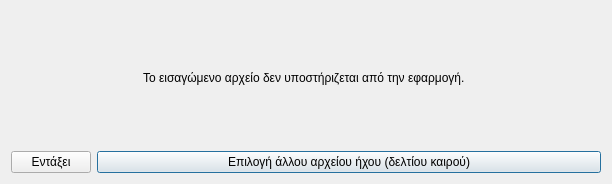
<?xml version="1.0" encoding="UTF-8"?>
<ui version="4.0">
 <class>Dialog</class>
 <widget class="QDialog" name="Dialog">
  <property name="geometry">
   <rect>
    <x>0</x>
    <y>0</y>
    <width>612</width>
    <height>184</height>
   </rect>
  </property>
  <property name="windowTitle">
   <string>Λάθος αρχείο ήχου</string>
  </property>
  <property name="windowIcon">
   <iconset resource="../../../../icons.qrc">
    <normaloff>:/rest-windows/assets/images/rest-windows/information.png</normaloff>:/rest-windows/assets/images/rest-windows/information.png</iconset>
  </property>
  <layout class="QGridLayout" name="gridLayout">
   <item row="1" column="1">
    <widget class="QPushButton" name="choose_another_file">
     <property name="sizePolicy">
      <sizepolicy hsizetype="Expanding" vsizetype="Fixed">
       <horstretch>0</horstretch>
       <verstretch>0</verstretch>
      </sizepolicy>
     </property>
     <property name="text">
      <string>Επιλογή άλλου αρχείου ήχου (δελτίου καιρού)</string>
     </property>
     <property name="icon">
      <iconset resource="../../../../icons.qrc">
       <normaloff>:/main-window/assets/images/main-window/weather.png</normaloff>:/main-window/assets/images/main-window/weather.png</iconset>
     </property>
    </widget>
   </item>
   <item row="0" column="0" colspan="2">
    <widget class="QFrame" name="frame">
     <property name="styleSheet">
      <string notr="true">QFrame{border:0px;}</string>
     </property>
     <property name="frameShape">
      <enum>QFrame::StyledPanel</enum>
     </property>
     <property name="frameShadow">
      <enum>QFrame::Raised</enum>
     </property>
     <layout class="QHBoxLayout" name="horizontalLayout">
      <item>
       <widget class="QLabel" name="image_label">
        <property name="maximumSize">
         <size>
          <width>117</width>
          <height>117</height>
         </size>
        </property>
        <property name="text">
         <string/>
        </property>
        <property name="pixmap">
         <pixmap resource="../../../../icons.qrc">:/rest-windows/assets/images/rest-windows/information.png</pixmap>
        </property>
        <property name="scaledContents">
         <bool>true</bool>
        </property>
       </widget>
      </item>
      <item>
       <widget class="QLabel" name="label">
        <property name="text">
         <string>Το εισαγώμενο αρχείο δεν υποστήριζεται από την εφαρμογή.</string>
        </property>
        <property name="alignment">
         <set>Qt::AlignJustify|Qt::AlignVCenter</set>
        </property>
       </widget>
      </item>
     </layout>
    </widget>
   </item>
   <item row="1" column="0">
    <widget class="QPushButton" name="ok">
     <property name="text">
      <string>Εντάξει</string>
     </property>
     <property name="icon">
      <iconset resource="../../../../icons.qrc">
       <normaloff>:/rest-windows/assets/images/rest-windows/ok.png</normaloff>:/rest-windows/assets/images/rest-windows/ok.png</iconset>
     </property>
    </widget>
   </item>
  </layout>
 </widget>
 <tabstops>
  <tabstop>ok</tabstop>
 </tabstops>
 <resources>
  <include location="../../../../icons.qrc"/>
  <include location="../../../../icons.qrc"/>
  <include location="../../../../icons.qrc"/>
  <include location="../../../../icons.qrc"/>
  <include location="../../../../icons.qrc"/>
 </resources>
 <connections/>
</ui>
